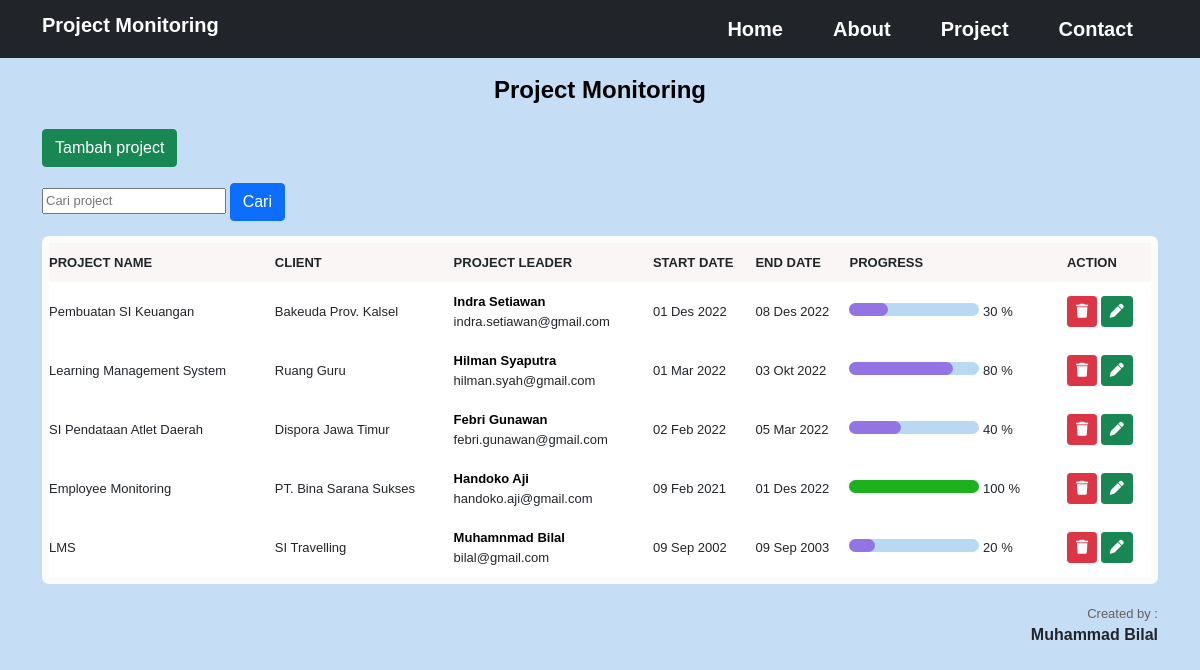
Page /project.php on the earlier database version.
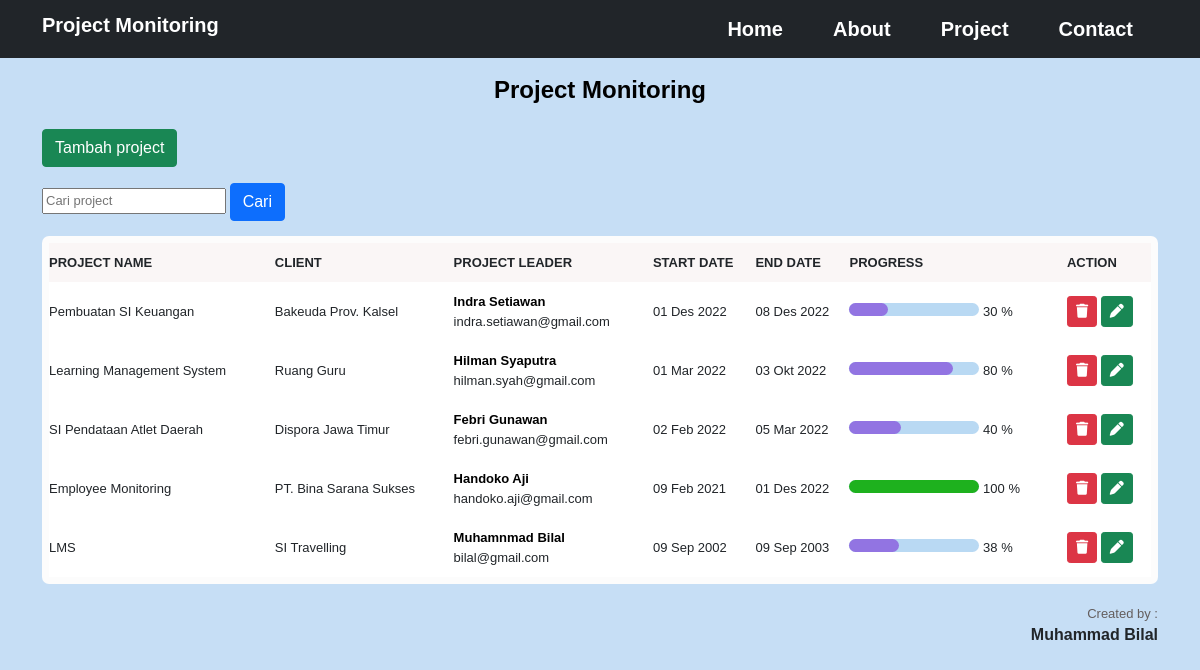
Same page on the later database version.
### tables this page shows
CREATE TABLE `project` (
  `id` int(11) NOT NULL,
  `pname` varchar(100) NOT NULL,
  `client` varchar(100) NOT NULL,
  `pleader` varchar(100) NOT NULL,
  `email` varchar(100) NOT NULL,
  `sdate` date NOT NULL,
  `edate` date NOT NULL,
  `progress` varchar(100) NOT NULL
);

### function.php (called while the page is built, shortened)
<?php
$conn = mysqli_connect("localhost", "root", "", "project_monitoring");
function query($query)
{
    global $conn;
    $result = mysqli_query($conn, $query);
    $rows = [];
    while ($row = mysqli_fetch_assoc($result)) {
        $rows[] = $row;
    }
    return $rows;
}

### includes/tanggalindo.php (called while the page is built)
<?php
function tgl_indo($tanggal)
{
    $bulan = array(
        1 =>   'Jan',
        'Feb',
        'Mar',
        'Apr',
        'Mei',
        'Jun',
        'Jul',
        'Agu',
        'Sep',
        'Okt',
        'Nov',
        'Des'
    );
    $pecahkan = explode('-', $tanggal);
    return $pecahkan[2] . ' ' . $bulan[(int)$pecahkan[1]] . ' ' . $pecahkan[0];
}

### project.php (the view, shortened to what this page needs)
<?php
require 'function.php';
require 'includes/tanggalindo.php';
$project =  query("SELECT * FROM project ORDER BY id ASC ");
?>
<?php include 'includes/header.php'; ?>
<section id="project">
    <div class="container">
        <div class="row justify-content-around">
            <div class="col-lg-12 col-md-12 col-sm-12">
                <h4 class="text-center mt-2 mb-4">Project Monitoring</h4>
                <a href="tambah.php"><button class="btn btn-success mb-3">Tambah project</button></a>
                <form action="" method="post">
                    <input type="text" name="keyword" autofocus placeholder="Cari project" autocomplete="off">
                    <button type="submit" name="cari" class="btn btn-primary">Cari</button>
                </form>
                <div class="tableproject">
                    <table class="justify-content-center">
                        <thead>
                            <tr>
                                <th>PROJECT NAME</th>
                                <th>CLIENT</th>
                                <th>PROJECT LEADER</th>
                                <th>START DATE</th>
                                <th>END DATE</th>
                                <th>PROGRESS</th>
                                <th>ACTION</th>
                            </tr>
                        </thead>
                        <tbody>
                            <?php foreach ($project as $row) : ?>
                                <tr>
                                    <td><?= $row["pname"]; ?></td>
                                    <td><?= $row["client"]; ?></td>
                                    <td>
                                        <a href="#" style="text-decoration: none; color:black; font-weight:bolder;"><?= $row["pleader"]; ?></a> <br>
                                        <?= $row["email"]; ?>
                                    </td>
                                    <td><?= tgl_indo($row["sdate"]) ?></td>
                                    <td><?= tgl_indo($row["edate"]) ?></td>
                                    <td> <progress id="file" value="<?= $row["progress"]; ?>" max="100"></progress> <?= $row["progress"]; ?> %</td>
                                    <td>
                                        <a href="hapus.php?id=<?= $row["id"]; ?>" onclick="return confirm('Tekan OK Jika Anda Ingin Menghapus Projcet Ini')"><button class="btn btn-danger btn-sm"><i class="fa-light fa-trash fa"></i></button></a>
                                        <a href="edit.php?id=<?= $row["id"] ?>"><button class="btn btn-success btn-sm"><i class="fa-light fa-pen fa"></i></button></a>
                                    </td>
                                </tr>
                            <?php endforeach; ?>
                        </tbody>
                    </table>
                </div>
            </div>
        </div>
        <div class="created">
            <p class="c-by">Created by :</p>
            <h6 class="c-name">Muhammad Bilal</h6>
        </div>
    </div>
</section>
<?php include 'includes/footer.php'; ?>

### includes/header.php (shortened to what this page needs)
<!DOCTYPE html>
<html lang="en">
<head>
    <link href="https://cdn.jsdelivr.net/npm/bootstrap@5.0.2/dist/css/bootstrap.min.css?<?= time(); ?>" rel="stylesheet" />
    <link rel="stylesheet" href="https://cdnjs.cloudflare.com/ajax/libs/font-awesome/6.1.1/css/all.min.css?<?= time(); ?>" />
    <link rel="stylesheet" href="css/style.css?<?= time(); ?>" />
</head>
<body>
    <section id="navbar">
        <nav class="navbar navbar-dark bg-dark navbar-expand-lg p-2">
            <div class="container">
                <a href="index.php">
                    <h1 class="navbar-brand fw-bolder" href="index.php">Project Monitoring</h1>
                </a>
                <div class="collapse navbar-collapse" id="navbarNavAltMarkup">
                    <div class="navbar-nav ms-auto text-center">
                        <li class="nav-item">
                            <a class="nav-link active" aria-current="page" href="index.php">Home</a>
                        </li>
                        <li class="nav-item">
                            <a class="nav-link" aria-current="page" href="about.php">About</a>
                        </li>
                        <li class="nav-item">
                            <a class="nav-link" href="project.php">Project</a>
                        </li>
                        <li class="nav-item">
                            <a class="nav-link" href="contact.php">Contact</a>
                        </li>
                    </div>
                </div>
            </div>
        </nav>
    </section>

### includes/footer.php (shortened to what this page needs)
</body>
</html>

### css/style.css (style rules this page uses)
* { font-family: 'Poppins', sans-serif; }
a { text-decoration: none; }
#navbar { background-color: #000000; }
#navbar .navbar-brand { font-weight: bolder; color: #ffffff; }
#navbar .navbar-nav a { margin: 0 5px; padding: 0 20px; color: rgb(255, 255, 255); font-weight: bolder; text-shadow: 5px #000000; font-size: 20px; box-sizing: border-box; border-radius: 30px; }
#project { height: 100vh; background-color: #c6def5; font-size: 13px; padding-bottom: 20px; }
#project h4 { padding-top: 10px; color: black; font-weight: bold; }
#project .tableproject { box-sizing: border-box; border-radius: 7px; background-color: #fcfcfc; margin-top: 15px; padding-top: 7px; padding-bottom: 7px; padding-right: 7px; padding-left: 7px; }
table { width: 100%; }
#project table th { background-color: #faf6f6; }
#project table td { background-color: #ffffff; }
#project table td, th { padding: 10px 0px; text-align: left center; }
progress { border-radius: 10px; }
#project .created { text-align: right; margin-top: 20px; }
#project .created .c-by { color: #645e5e; }
#project .created .c-name { margin-top: -15px; font-weight: bold; }

Differences in the rows shown:
changed project "LMS": progress "20" → "38"
